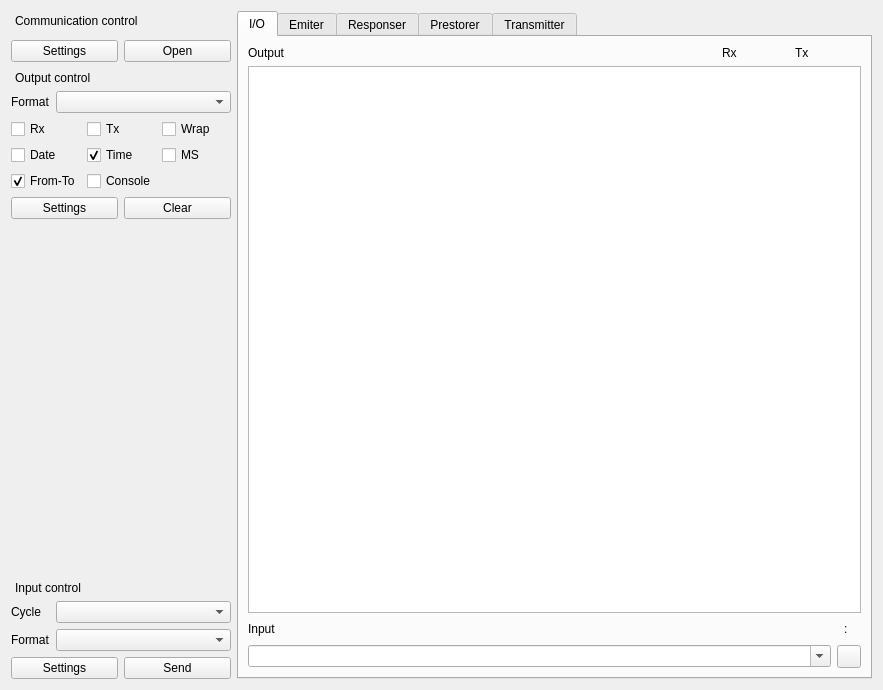
<?xml version="1.0" encoding="UTF-8"?>
<ui version="4.0">
 <class>xToolsToolBoxUi</class>
 <widget class="QWidget" name="xToolsToolBoxUi">
  <property name="geometry">
   <rect>
    <x>0</x>
    <y>0</y>
    <width>883</width>
    <height>690</height>
   </rect>
  </property>
  <property name="minimumSize">
   <size>
    <width>0</width>
    <height>0</height>
   </size>
  </property>
  <property name="windowTitle">
   <string notr="true">Form</string>
  </property>
  <layout class="QGridLayout" name="gridLayout_3">
   <item row="0" column="0">
    <widget class="QWidget" name="widgetControl" native="true">
     <property name="minimumSize">
      <size>
       <width>220</width>
       <height>0</height>
      </size>
     </property>
     <layout class="QVBoxLayout" name="verticalLayout">
      <property name="leftMargin">
       <number>0</number>
      </property>
      <property name="topMargin">
       <number>0</number>
      </property>
      <property name="rightMargin">
       <number>0</number>
      </property>
      <property name="bottomMargin">
       <number>0</number>
      </property>
      <item>
       <widget class="QDockWidget" name="dockWidget_3">
        <property name="sizePolicy">
         <sizepolicy hsizetype="Fixed" vsizetype="Fixed">
          <horstretch>0</horstretch>
          <verstretch>0</verstretch>
         </sizepolicy>
        </property>
        <property name="features">
         <set>QDockWidget::NoDockWidgetFeatures</set>
        </property>
        <property name="allowedAreas">
         <set>Qt::NoDockWidgetArea</set>
        </property>
        <property name="windowTitle">
         <string>Communication control</string>
        </property>
        <widget class="QWidget" name="dockWidgetContents_3">
         <layout class="QGridLayout" name="gridLayout_8">
          <property name="leftMargin">
           <number>0</number>
          </property>
          <property name="topMargin">
           <number>4</number>
          </property>
          <property name="rightMargin">
           <number>0</number>
          </property>
          <property name="bottomMargin">
           <number>0</number>
          </property>
          <item row="0" column="0">
           <widget class="QWidget" name="widgetCommunicationToolUi" native="true">
            <property name="minimumSize">
             <size>
              <width>0</width>
              <height>0</height>
             </size>
            </property>
           </widget>
          </item>
          <item row="1" column="0">
           <layout class="QHBoxLayout" name="horizontalLayout_5">
            <item>
             <widget class="QPushButton" name="pushButtonCommunicationSettings">
              <property name="text">
               <string>Settings</string>
              </property>
             </widget>
            </item>
            <item>
             <widget class="QPushButton" name="pushButtonCommunicationOpen">
              <property name="text">
               <string>Open</string>
              </property>
             </widget>
            </item>
           </layout>
          </item>
         </layout>
        </widget>
       </widget>
      </item>
      <item>
       <widget class="QDockWidget" name="dockWidget">
        <property name="sizePolicy">
         <sizepolicy hsizetype="Fixed" vsizetype="Fixed">
          <horstretch>0</horstretch>
          <verstretch>0</verstretch>
         </sizepolicy>
        </property>
        <property name="features">
         <set>QDockWidget::NoDockWidgetFeatures</set>
        </property>
        <property name="allowedAreas">
         <set>Qt::NoDockWidgetArea</set>
        </property>
        <property name="windowTitle">
         <string>Output control</string>
        </property>
        <widget class="QWidget" name="dockWidgetContents">
         <layout class="QGridLayout" name="gridLayout_6">
          <property name="leftMargin">
           <number>0</number>
          </property>
          <property name="topMargin">
           <number>4</number>
          </property>
          <property name="rightMargin">
           <number>0</number>
          </property>
          <property name="bottomMargin">
           <number>0</number>
          </property>
          <item row="0" column="0">
           <widget class="QLabel" name="label_9">
            <property name="sizePolicy">
             <sizepolicy hsizetype="Fixed" vsizetype="Preferred">
              <horstretch>0</horstretch>
              <verstretch>0</verstretch>
             </sizepolicy>
            </property>
            <property name="text">
             <string>Format</string>
            </property>
           </widget>
          </item>
          <item row="0" column="1">
           <widget class="xToolsTextFormatComboBox" name="comboBoxOutputFormat"/>
          </item>
          <item row="1" column="0" colspan="2">
           <layout class="QGridLayout" name="gridLayout_5">
            <item row="0" column="1">
             <widget class="xToolsCheckBox" name="checkBoxOutputTx">
              <property name="text">
               <string>Tx</string>
              </property>
             </widget>
            </item>
            <item row="1" column="2">
             <widget class="xToolsCheckBox" name="checkBoxOutputMs">
              <property name="text">
               <string>MS</string>
              </property>
             </widget>
            </item>
            <item row="0" column="2">
             <widget class="xToolsCheckBox" name="checkBoxOutputWrap">
              <property name="text">
               <string>Wrap</string>
              </property>
             </widget>
            </item>
            <item row="0" column="0">
             <widget class="xToolsCheckBox" name="checkBoxOutputRx">
              <property name="text">
               <string>Rx</string>
              </property>
             </widget>
            </item>
            <item row="1" column="0">
             <widget class="xToolsCheckBox" name="checkBoxOutputDate">
              <property name="text">
               <string>Date</string>
              </property>
             </widget>
            </item>
            <item row="1" column="1">
             <widget class="xToolsCheckBox" name="checkBoxOutputTime">
              <property name="text">
               <string>Time</string>
              </property>
              <property name="checked">
               <bool>true</bool>
              </property>
             </widget>
            </item>
            <item row="2" column="0">
             <widget class="xToolsCheckBox" name="checkBoxFromTo">
              <property name="toolTip">
               <string>Show the data origin or sending target</string>
              </property>
              <property name="text">
               <string>From-To</string>
              </property>
              <property name="checkable">
               <bool>true</bool>
              </property>
              <property name="checked">
               <bool>true</bool>
              </property>
             </widget>
            </item>
            <item row="2" column="1">
             <widget class="xToolsCheckBox" name="checkBoxConsoleMode">
              <property name="toolTip">
               <string>Console mode</string>
              </property>
              <property name="text">
               <string>Console</string>
              </property>
             </widget>
            </item>
           </layout>
          </item>
          <item row="2" column="0" colspan="2">
           <layout class="QHBoxLayout" name="horizontalLayout_4">
            <item>
             <widget class="QPushButton" name="pushButtonOutputSettings">
              <property name="text">
               <string>Settings</string>
              </property>
             </widget>
            </item>
            <item>
             <widget class="QPushButton" name="pushButtonOutputClear">
              <property name="text">
               <string>Clear</string>
              </property>
             </widget>
            </item>
           </layout>
          </item>
         </layout>
        </widget>
       </widget>
      </item>
      <item>
       <spacer name="verticalSpacer">
        <property name="orientation">
         <enum>Qt::Vertical</enum>
        </property>
        <property name="sizeHint" stdset="0">
         <size>
          <width>20</width>
          <height>40</height>
         </size>
        </property>
       </spacer>
      </item>
      <item>
       <widget class="QDockWidget" name="dockWidget_2">
        <property name="sizePolicy">
         <sizepolicy hsizetype="Fixed" vsizetype="Fixed">
          <horstretch>0</horstretch>
          <verstretch>0</verstretch>
         </sizepolicy>
        </property>
        <property name="features">
         <set>QDockWidget::NoDockWidgetFeatures</set>
        </property>
        <property name="allowedAreas">
         <set>Qt::NoDockWidgetArea</set>
        </property>
        <property name="windowTitle">
         <string>Input control</string>
        </property>
        <widget class="QWidget" name="dockWidgetContents_2">
         <layout class="QGridLayout" name="gridLayout_7">
          <property name="leftMargin">
           <number>0</number>
          </property>
          <property name="topMargin">
           <number>4</number>
          </property>
          <property name="rightMargin">
           <number>0</number>
          </property>
          <property name="bottomMargin">
           <number>0</number>
          </property>
          <item row="0" column="0">
           <widget class="QLabel" name="label_5">
            <property name="sizePolicy">
             <sizepolicy hsizetype="Fixed" vsizetype="Preferred">
              <horstretch>0</horstretch>
              <verstretch>0</verstretch>
             </sizepolicy>
            </property>
            <property name="text">
             <string>Cycle</string>
            </property>
           </widget>
          </item>
          <item row="0" column="1">
           <widget class="QComboBox" name="comboBoxInputIntervel">
            <property name="editable">
             <bool>false</bool>
            </property>
           </widget>
          </item>
          <item row="1" column="0">
           <widget class="QLabel" name="label_6">
            <property name="sizePolicy">
             <sizepolicy hsizetype="Fixed" vsizetype="Preferred">
              <horstretch>0</horstretch>
              <verstretch>0</verstretch>
             </sizepolicy>
            </property>
            <property name="text">
             <string>Format</string>
            </property>
           </widget>
          </item>
          <item row="1" column="1">
           <widget class="xToolsTextFormatComboBox" name="comboBoxInputFormat"/>
          </item>
          <item row="2" column="0" colspan="2">
           <layout class="QGridLayout" name="gridLayout">
            <item row="0" column="1">
             <widget class="QPushButton" name="pushButtonInputSend">
              <property name="text">
               <string>Send</string>
              </property>
             </widget>
            </item>
            <item row="0" column="0">
             <widget class="QPushButton" name="pushButtonInputSettings">
              <property name="text">
               <string>Settings</string>
              </property>
             </widget>
            </item>
           </layout>
          </item>
         </layout>
        </widget>
       </widget>
      </item>
     </layout>
    </widget>
   </item>
   <item row="0" column="1">
    <widget class="QTabWidget" name="tabWidget">
     <property name="tabPosition">
      <enum>QTabWidget::North</enum>
     </property>
     <property name="tabShape">
      <enum>QTabWidget::Rounded</enum>
     </property>
     <property name="currentIndex">
      <number>0</number>
     </property>
     <widget class="QWidget" name="tabIO">
      <attribute name="title">
       <string>I/O</string>
      </attribute>
      <layout class="QGridLayout" name="gridLayout_2">
       <item row="1" column="0" colspan="6">
        <widget class="QTextBrowser" name="textBrowserOutput"/>
       </item>
       <item row="3" column="5">
        <widget class="QToolButton" name="toolButtonPrestore">
         <property name="text">
          <string notr="true"/>
         </property>
        </widget>
       </item>
       <item row="0" column="0" colspan="6">
        <layout class="QHBoxLayout" name="horizontalLayout">
         <item>
          <widget class="QLabel" name="label_8">
           <property name="sizePolicy">
            <sizepolicy hsizetype="Expanding" vsizetype="Preferred">
             <horstretch>0</horstretch>
             <verstretch>0</verstretch>
            </sizepolicy>
           </property>
           <property name="text">
            <string>Output</string>
           </property>
          </widget>
         </item>
         <item>
          <widget class="QLabel" name="label_2">
           <property name="styleSheet">
            <string notr="true">QLabel {
	color: &quot;blue&quot;
}</string>
           </property>
           <property name="text">
            <string>Rx</string>
           </property>
          </widget>
         </item>
         <item>
          <widget class="xToolsStatisticianToolUi" name="widgetRxStatistician" native="true">
           <property name="minimumSize">
            <size>
             <width>20</width>
             <height>0</height>
            </size>
           </property>
          </widget>
         </item>
         <item>
          <widget class="xToolsVelometerToolUi" name="widgetRxVelometer" native="true">
           <property name="minimumSize">
            <size>
             <width>20</width>
             <height>0</height>
            </size>
           </property>
          </widget>
         </item>
         <item>
          <widget class="QLabel" name="label_11">
           <property name="styleSheet">
            <string notr="true">QLabel {
	color: &quot;green&quot;
}</string>
           </property>
           <property name="text">
            <string>Tx</string>
           </property>
          </widget>
         </item>
         <item>
          <widget class="xToolsStatisticianToolUi" name="widgetTxStatistician" native="true">
           <property name="minimumSize">
            <size>
             <width>20</width>
             <height>0</height>
            </size>
           </property>
          </widget>
         </item>
         <item>
          <widget class="xToolsVelometerToolUi" name="widgetTxVelometer" native="true">
           <property name="minimumSize">
            <size>
             <width>20</width>
             <height>0</height>
            </size>
           </property>
          </widget>
         </item>
        </layout>
       </item>
       <item row="2" column="0" colspan="6">
        <layout class="QHBoxLayout" name="horizontalLayout_2">
         <item>
          <widget class="QLabel" name="label">
           <property name="text">
            <string>Input</string>
           </property>
          </widget>
         </item>
         <item>
          <spacer name="horizontalSpacer">
           <property name="orientation">
            <enum>Qt::Horizontal</enum>
           </property>
           <property name="sizeHint" stdset="0">
            <size>
             <width>40</width>
             <height>20</height>
            </size>
           </property>
          </spacer>
         </item>
         <item>
          <widget class="QLabel" name="labelAlgorithm">
           <property name="text">
            <string notr="true"/>
           </property>
          </widget>
         </item>
         <item>
          <widget class="QLabel" name="label_7">
           <property name="text">
            <string notr="true">:</string>
           </property>
          </widget>
         </item>
         <item>
          <widget class="QLabel" name="labelCrc">
           <property name="text">
            <string/>
           </property>
          </widget>
         </item>
        </layout>
       </item>
       <item row="3" column="0" colspan="5">
        <widget class="xToolsComboBox" name="comboBoxInputText">
         <property name="sizePolicy">
          <sizepolicy hsizetype="Expanding" vsizetype="Fixed">
           <horstretch>0</horstretch>
           <verstretch>0</verstretch>
          </sizepolicy>
         </property>
         <property name="editable">
          <bool>true</bool>
         </property>
        </widget>
       </item>
      </layout>
     </widget>
     <widget class="QWidget" name="tabEmiter">
      <attribute name="title">
       <string>Emiter</string>
      </attribute>
     </widget>
     <widget class="QWidget" name="tabResponser">
      <attribute name="title">
       <string>Responser</string>
      </attribute>
     </widget>
     <widget class="QWidget" name="tabPrestorer">
      <attribute name="title">
       <string>Prestorer</string>
      </attribute>
     </widget>
     <widget class="QWidget" name="tabTransmitter">
      <attribute name="title">
       <string>Transmitter</string>
      </attribute>
      <layout class="QGridLayout" name="gridLayout_4">
       <item row="0" column="0">
        <widget class="QTabWidget" name="tabWidgetTransmitter">
         <property name="currentIndex">
          <number>1</number>
         </property>
         <widget class="QWidget" name="tab">
          <attribute name="title">
           <string>Tab 1</string>
          </attribute>
         </widget>
         <widget class="QWidget" name="tab_2">
          <attribute name="title">
           <string>Tab 2</string>
          </attribute>
         </widget>
        </widget>
       </item>
      </layout>
     </widget>
    </widget>
   </item>
  </layout>
 </widget>
 <customwidgets>
  <customwidget>
   <class>xToolsTextFormatComboBox</class>
   <extends>QComboBox</extends>
   <header location="global">xToolsTextFormatComboBox.h</header>
  </customwidget>
  <customwidget>
   <class>xToolsCheckBox</class>
   <extends>QCheckBox</extends>
   <header location="global">xToolsCheckBox.h</header>
  </customwidget>
  <customwidget>
   <class>xToolsComboBox</class>
   <extends>QComboBox</extends>
   <header location="global">xToolsComboBox.h</header>
  </customwidget>
  <customwidget>
   <class>xToolsVelometerToolUi</class>
   <extends>QWidget</extends>
   <header location="global">xToolsVelometerToolUi.h</header>
   <container>1</container>
  </customwidget>
  <customwidget>
   <class>xToolsStatisticianToolUi</class>
   <extends>QWidget</extends>
   <header location="global">xToolsStatisticianToolUi.h</header>
   <container>1</container>
  </customwidget>
 </customwidgets>
 <resources/>
 <connections>
  <connection>
   <sender>pushButtonOutputClear</sender>
   <signal>clicked()</signal>
   <receiver>textBrowserOutput</receiver>
   <slot>clear()</slot>
   <hints>
    <hint type="sourcelabel">
     <x>163</x>
     <y>205</y>
    </hint>
    <hint type="destinationlabel">
     <x>272</x>
     <y>208</y>
    </hint>
   </hints>
  </connection>
 </connections>
</ui>
